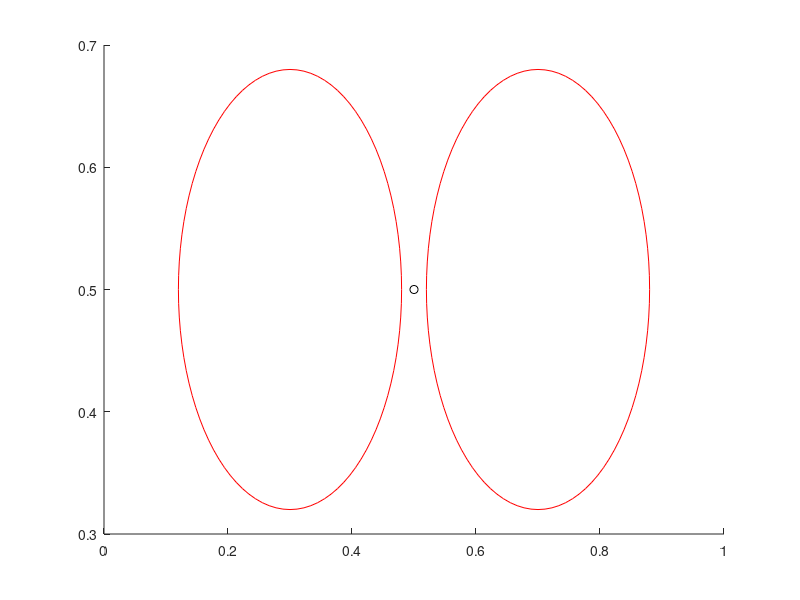

This chart was generated by the following MATLAB code: (Note: this script raises an error after producing the figure.)
clearvars -except yy
close all

figure; hold on;
Obst_1.mid = [0.3,0.5]; Obst_1.rad = .18;
Obst_2.mid = [0.7,0.5]; Obst_2.rad = .18;
Obst = [Obst_1,Obst_2];

for a = 1:length(Obst)
    th = 0:pi/50:2*pi;
    xunit = Obst(a).rad.*cos(th) + Obst(a).mid(1);
    yunit = Obst(a).rad.*sin(th) + Obst(a).mid(2);
    plot(xunit,yunit, 'r');
end
x_goal.coord = [0.9,0,9]; %Final Point (Not fully defined yet)
num_iter = 2000; %Set number of iteration
EPS = .05; %Maximum edge length
Near_r = .08;
% yy=[];
x_init.coord = [0.5,0.5];
plot(x_init.coord(1), x_init.coord(2),'o','color','black');
x_init.cost = 0;
x_init.ind = 1;
Tree = digraph;
Tree = addnode(Tree, 1);
Vertex(1) = x_init;    %Initializing Vertex; Edge variable not needed since it is defined within the field
for x = 1:num_iter
%     x_rand.coord = [rand(),rand()];
%     yy=[yy ; x_rand.coord];
    x_rand.coord = yy(x,:);
    x_nearest = Nearest(Vertex,Tree,x_rand);
    x_new = Steer(x_nearest,x_rand,EPS);
    if CollisionFree(x_nearest,x_new,Obst)
        X_near = Near(Vertex,Tree,x_new,Near_r);
        x_new.ind = length(Vertex)+1;
        
        x_min = x_nearest; 
        c_cost = x_nearest.cost+Cost(x_nearest,x_new);
        for y = 1:length(X_near)
            if CollisionFree(X_near(y),x_new,Obst) && (X_near(y).cost+Cost(X_near(y),x_new))<c_cost
                x_min = X_near(y); 
                c_cost = X_near(y).cost+Cost(X_near(y),x_new);
            end
        end
        Tree = addedge(Tree,[x_min.ind],[x_new.ind]);
%         line([x_min.coord(1),x_new.coord(1)],[x_min.coord(2),x_new.coord(2)],'Color', 'm', 'LineWidth', 1);
%         drawnow;
%         hold on;
        x_new.cost = x_min.cost + Cost(x_min,x_new);
        Vertex = [Vertex x_new];
%         plot(x_new.coord(1), x_new.coord(2),'x','color','b');
%         drawnow;
%         hold on;
        
        for z = 1:length(X_near)
            nom_cost=[];
            if CollisionFree(x_new,X_near(z),Obst) && (x_new.cost+Cost(x_new,X_near(z)))<X_near(z).cost
                
%                 parent_ind = predecessors(Tree,X_near(z).ind);
%                 x_parent = Vertex(parent_ind);
%                 Tree = rmedge(Tree,[x_parent.ind],[X_near(z).ind]);
%                 Tree = addedge(Tree,[x_new.ind],[X_near(z).ind]);
%                 Vertex(X_near(z).ind).cost = x_new.cost + Cost(x_new,X_near(z));

%                 line([x_parent.coord(1),X_near(z).coord(1)],[x_parent.coord(2),X_near(z).coord(2)],'Color', 'w', 'LineWidth', 1.1)
%                 line([x_new.coord(1),X_near(z).coord(1)],[x_new.coord(2),X_near(z).coord(2)],'Color', 'm', 'LineWidth', 1)
%                 drawnow;
%                 hold on;
            end
        end
    end
end
% figure;
% plot(Tree)
for aaa = 1:length(Vertex)
    plot(Vertex(aaa).coord(1), Vertex(aaa).coord(2),'x','color','b');
%     drawnow;
    hold on;
end
edges = Tree.Edges.EndNodes;
for a = 1:length(Tree.Edges.EndNodes)
    line([Vertex(edges(a,1)).coord(1),Vertex(edges(a,2)).coord(1)],[Vertex(edges(a,1)).coord(2),Vertex(edges(a,2)).coord(2)],'Color', 'm', 'LineWidth', 1)
%     drawnow;
    hold on;
end